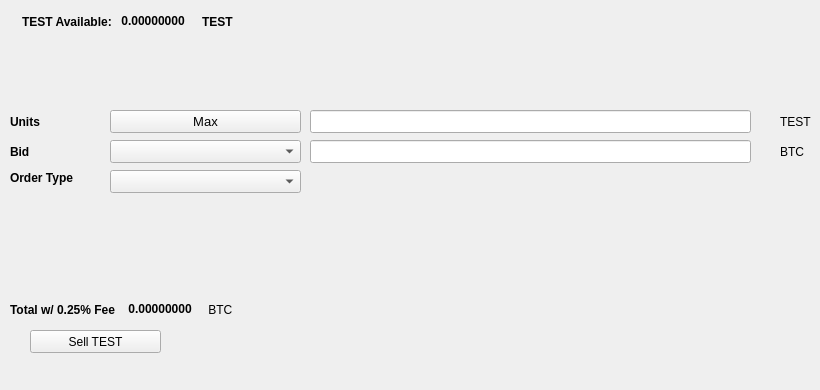
   <widget class="QWidget" name="SellTab">
    <attribute name="title">
     <string>Sell</string>
    </attribute>
    <widget class="QLabel" name="label_16">
     <property name="geometry">
      <rect>
       <x>780</x>
       <y>140</y>
       <width>31</width>
       <height>23</height>
      </rect>
     </property>
     <property name="text">
      <string>BTC</string>
     </property>
    </widget>
    <widget class="QComboBox" name="SellBidcomboBox">
     <property name="geometry">
      <rect>
       <x>110</x>
       <y>140</y>
       <width>191</width>
       <height>23</height>
      </rect>
     </property>
     <property name="font">
      <font>
       <pointsize>10</pointsize>
      </font>
     </property>
    </widget>
    <widget class="QLabel" name="label_18">
     <property name="geometry">
      <rect>
       <x>10</x>
       <y>110</y>
       <width>46</width>
       <height>23</height>
      </rect>
     </property>
     <property name="font">
      <font>
       <weight>75</weight>
       <bold>true</bold>
      </font>
     </property>
     <property name="text">
      <string>Units</string>
     </property>
    </widget>
    <widget class="QPushButton" name="Sell_Max_Amount">
     <property name="geometry">
      <rect>
       <x>110</x>
       <y>110</y>
       <width>191</width>
       <height>23</height>
      </rect>
     </property>
     <property name="font">
      <font>
       <pointsize>10</pointsize>
      </font>
     </property>
     <property name="text">
      <string>Max</string>
     </property>
    </widget>
    <widget class="QLabel" name="label_20">
     <property name="geometry">
      <rect>
       <x>10</x>
       <y>170</y>
       <width>91</width>
       <height>16</height>
      </rect>
     </property>
     <property name="font">
      <font>
       <weight>75</weight>
       <bold>true</bold>
      </font>
     </property>
     <property name="text">
      <string>Order Type</string>
     </property>
    </widget>
    <widget class="QComboBox" name="SellOrdertypeCombo">
     <property name="geometry">
      <rect>
       <x>110</x>
       <y>170</y>
       <width>191</width>
       <height>23</height>
      </rect>
     </property>
     <property name="font">
      <font>
       <pointsize>10</pointsize>
      </font>
     </property>
    </widget>
    <widget class="QLabel" name="label_21">
     <property name="geometry">
      <rect>
       <x>10</x>
       <y>140</y>
       <width>46</width>
       <height>23</height>
      </rect>
     </property>
     <property name="font">
      <font>
       <weight>75</weight>
       <bold>true</bold>
      </font>
     </property>
     <property name="text">
      <string>Bid</string>
     </property>
    </widget>
    <widget class="QLabel" name="label_22">
     <property name="geometry">
      <rect>
       <x>780</x>
       <y>110</y>
       <width>31</width>
       <height>23</height>
      </rect>
     </property>
     <property name="text">
      <string>TEST</string>
     </property>
    </widget>
    <widget class="QLineEdit" name="UnitsInputTEST">
     <property name="geometry">
      <rect>
       <x>310</x>
       <y>110</y>
       <width>441</width>
       <height>23</height>
      </rect>
     </property>
     <property name="font">
      <font>
       <pointsize>9</pointsize>
       <weight>75</weight>
       <bold>true</bold>
      </font>
     </property>
    </widget>
    <widget class="QLineEdit" name="SellBidPriceEdit">
     <property name="geometry">
      <rect>
       <x>310</x>
       <y>140</y>
       <width>441</width>
       <height>23</height>
      </rect>
     </property>
     <property name="font">
      <font>
       <pointsize>9</pointsize>
       <weight>75</weight>
       <bold>true</bold>
      </font>
     </property>
    </widget>
    <widget class="QPushButton" name="SellTESTBTN">
     <property name="geometry">
      <rect>
       <x>30</x>
       <y>330</y>
       <width>131</width>
       <height>23</height>
      </rect>
     </property>
     <property name="text">
      <string>Sell TEST</string>
     </property>
     <property name="icon">
      <iconset resource="../testcurrency">
       <normaloff>:/icons/bitcoin</normaloff>:/icons/bitcoin</iconset>
     </property>
    </widget>
    <widget class="QWidget" name="layoutWidget3">
     <property name="geometry">
      <rect>
       <x>22</x>
       <y>12</y>
       <width>258</width>
       <height>19</height>
      </rect>
     </property>
     <layout class="QHBoxLayout" name="horizontalLayout">
      <item>
       <widget class="QLabel" name="label232_2">
        <property name="font">
         <font>
          <weight>75</weight>
          <bold>true</bold>
         </font>
        </property>
        <property name="text">
         <string>TEST Available:</string>
        </property>
       </widget>
      </item>
      <item>
       <widget class="QLabel" name="TESTAvailableLabel">
        <property name="palette">
         <palette>
          <active>
           <colorrole role="WindowText">
            <brush brushstyle="SolidPattern">
             <color alpha="255">
              <red>0</red>
              <green>0</green>
              <blue>0</blue>
             </color>
            </brush>
           </colorrole>
           <colorrole role="Button">
            <brush brushstyle="SolidPattern">
             <color alpha="255">
              <red>0</red>
              <green>170</green>
              <blue>0</blue>
             </color>
            </brush>
           </colorrole>
           <colorrole role="Light">
            <brush brushstyle="SolidPattern">
             <color alpha="255">
              <red>0</red>
              <green>255</green>
              <blue>0</blue>
             </color>
            </brush>
           </colorrole>
           <colorrole role="Midlight">
            <brush brushstyle="SolidPattern">
             <color alpha="255">
              <red>0</red>
              <green>212</green>
              <blue>0</blue>
             </color>
            </brush>
           </colorrole>
           <colorrole role="Dark">
            <brush brushstyle="SolidPattern">
             <color alpha="255">
              <red>0</red>
              <green>85</green>
              <blue>0</blue>
             </color>
            </brush>
           </colorrole>
           <colorrole role="Mid">
            <brush brushstyle="SolidPattern">
             <color alpha="255">
              <red>0</red>
              <green>113</green>
              <blue>0</blue>
             </color>
            </brush>
           </colorrole>
           <colorrole role="Text">
            <brush brushstyle="SolidPattern">
             <color alpha="255">
              <red>0</red>
              <green>170</green>
              <blue>0</blue>
             </color>
            </brush>
           </colorrole>
           <colorrole role="BrightText">
            <brush brushstyle="SolidPattern">
             <color alpha="255">
              <red>255</red>
              <green>255</green>
              <blue>255</blue>
             </color>
            </brush>
           </colorrole>
           <colorrole role="ButtonText">
            <brush brushstyle="SolidPattern">
             <color alpha="255">
              <red>0</red>
              <green>0</green>
              <blue>0</blue>
             </color>
            </brush>
           </colorrole>
           <colorrole role="Base">
            <brush brushstyle="SolidPattern">
             <color alpha="255">
              <red>255</red>
              <green>255</green>
              <blue>255</blue>
             </color>
            </brush>
           </colorrole>
           <colorrole role="Window">
            <brush brushstyle="SolidPattern">
             <color alpha="255">
              <red>0</red>
              <green>170</green>
              <blue>0</blue>
             </color>
            </brush>
           </colorrole>
           <colorrole role="Shadow">
            <brush brushstyle="SolidPattern">
             <color alpha="255">
              <red>0</red>
              <green>0</green>
              <blue>0</blue>
             </color>
            </brush>
           </colorrole>
           <colorrole role="AlternateBase">
            <brush brushstyle="SolidPattern">
             <color alpha="255">
              <red>127</red>
              <green>212</green>
              <blue>127</blue>
             </color>
            </brush>
           </colorrole>
           <colorrole role="ToolTipBase">
            <brush brushstyle="SolidPattern">
             <color alpha="255">
              <red>255</red>
              <green>255</green>
              <blue>220</blue>
             </color>
            </brush>
           </colorrole>
           <colorrole role="ToolTipText">
            <brush brushstyle="SolidPattern">
             <color alpha="255">
              <red>0</red>
              <green>0</green>
              <blue>0</blue>
             </color>
            </brush>
           </colorrole>
          </active>
          <inactive>
           <colorrole role="WindowText">
            <brush brushstyle="SolidPattern">
             <color alpha="255">
              <red>0</red>
              <green>0</green>
              <blue>0</blue>
             </color>
            </brush>
           </colorrole>
           <colorrole role="Button">
            <brush brushstyle="SolidPattern">
             <color alpha="255">
              <red>0</red>
              <green>170</green>
              <blue>0</blue>
             </color>
            </brush>
           </colorrole>
           <colorrole role="Light">
            <brush brushstyle="SolidPattern">
             <color alpha="255">
              <red>0</red>
              <green>255</green>
              <blue>0</blue>
             </color>
            </brush>
           </colorrole>
           <colorrole role="Midlight">
            <brush brushstyle="SolidPattern">
             <color alpha="255">
              <red>0</red>
              <green>212</green>
              <blue>0</blue>
             </color>
            </brush>
           </colorrole>
           <colorrole role="Dark">
            <brush brushstyle="SolidPattern">
             <color alpha="255">
              <red>0</red>
              <green>85</green>
              <blue>0</blue>
             </color>
            </brush>
           </colorrole>
           <colorrole role="Mid">
            <brush brushstyle="SolidPattern">
             <color alpha="255">
              <red>0</red>
              <green>113</green>
              <blue>0</blue>
             </color>
            </brush>
           </colorrole>
           <colorrole role="Text">
            <brush brushstyle="SolidPattern">
             <color alpha="255">
              <red>0</red>
              <green>170</green>
              <blue>0</blue>
             </color>
            </brush>
           </colorrole>
           <colorrole role="BrightText">
            <brush brushstyle="SolidPattern">
             <color alpha="255">
              <red>255</red>
              <green>255</green>
              <blue>255</blue>
             </color>
            </brush>
           </colorrole>
           <colorrole role="ButtonText">
            <brush brushstyle="SolidPattern">
             <color alpha="255">
              <red>0</red>
              <green>0</green>
              <blue>0</blue>
             </color>
            </brush>
           </colorrole>
           <colorrole role="Base">
            <brush brushstyle="SolidPattern">
             <color alpha="255">
              <red>255</red>
              <green>255</green>
              <blue>255</blue>
             </color>
            </brush>
           </colorrole>
           <colorrole role="Window">
            <brush brushstyle="SolidPattern">
             <color alpha="255">
              <red>0</red>
              <green>170</green>
              <blue>0</blue>
             </color>
            </brush>
           </colorrole>
           <colorrole role="Shadow">
            <brush brushstyle="SolidPattern">
             <color alpha="255">
              <red>0</red>
              <green>0</green>
              <blue>0</blue>
             </color>
            </brush>
           </colorrole>
           <colorrole role="AlternateBase">
            <brush brushstyle="SolidPattern">
             <color alpha="255">
              <red>127</red>
              <green>212</green>
              <blue>127</blue>
             </color>
            </brush>
           </colorrole>
           <colorrole role="ToolTipBase">
            <brush brushstyle="SolidPattern">
             <color alpha="255">
              <red>255</red>
              <green>255</green>
              <blue>220</blue>
             </color>
            </brush>
           </colorrole>
           <colorrole role="ToolTipText">
            <brush brushstyle="SolidPattern">
             <color alpha="255">
              <red>0</red>
              <green>0</green>
              <blue>0</blue>
             </color>
            </brush>
           </colorrole>
          </inactive>
          <disabled>
           <colorrole role="WindowText">
            <brush brushstyle="SolidPattern">
             <color alpha="255">
              <red>0</red>
              <green>85</green>
              <blue>0</blue>
             </color>
            </brush>
           </colorrole>
           <colorrole role="Button">
            <brush brushstyle="SolidPattern">
             <color alpha="255">
              <red>0</red>
              <green>170</green>
              <blue>0</blue>
             </color>
            </brush>
           </colorrole>
           <colorrole role="Light">
            <brush brushstyle="SolidPattern">
             <color alpha="255">
              <red>0</red>
              <green>255</green>
              <blue>0</blue>
             </color>
            </brush>
           </colorrole>
           <colorrole role="Midlight">
            <brush brushstyle="SolidPattern">
             <color alpha="255">
              <red>0</red>
              <green>212</green>
              <blue>0</blue>
             </color>
            </brush>
           </colorrole>
           <colorrole role="Dark">
            <brush brushstyle="SolidPattern">
             <color alpha="255">
              <red>0</red>
              <green>85</green>
              <blue>0</blue>
             </color>
            </brush>
           </colorrole>
           <colorrole role="Mid">
            <brush brushstyle="SolidPattern">
             <color alpha="255">
              <red>0</red>
              <green>113</green>
              <blue>0</blue>
             </color>
            </brush>
           </colorrole>
           <colorrole role="Text">
            <brush brushstyle="SolidPattern">
             <color alpha="255">
              <red>0</red>
              <green>85</green>
              <blue>0</blue>
             </color>
            </brush>
           </colorrole>
           <colorrole role="BrightText">
            <brush brushstyle="SolidPattern">
             <color alpha="255">
              <red>255</red>
              <green>255</green>
              <blue>255</blue>
             </color>
            </brush>
           </colorrole>
           <colorrole role="ButtonText">
            <brush brushstyle="SolidPattern">
             <color alpha="255">
              <red>0</red>
              <green>85</green>
              <blue>0</blue>
             </color>
            </brush>
           </colorrole>
           <colorrole role="Base">
            <brush brushstyle="SolidPattern">
             <color alpha="255">
              <red>0</red>
              <green>170</green>
              <blue>0</blue>
             </color>
            </brush>
           </colorrole>
           <colorrole role="Window">
            <brush brushstyle="SolidPattern">
             <color alpha="255">
              <red>0</red>
              <green>170</green>
              <blue>0</blue>
             </color>
            </brush>
           </colorrole>
           <colorrole role="Shadow">
            <brush brushstyle="SolidPattern">
             <color alpha="255">
              <red>0</red>
              <green>0</green>
              <blue>0</blue>
             </color>
            </brush>
           </colorrole>
           <colorrole role="AlternateBase">
            <brush brushstyle="SolidPattern">
             <color alpha="255">
              <red>0</red>
              <green>170</green>
              <blue>0</blue>
             </color>
            </brush>
           </colorrole>
           <colorrole role="ToolTipBase">
            <brush brushstyle="SolidPattern">
             <color alpha="255">
              <red>255</red>
              <green>255</green>
              <blue>220</blue>
             </color>
            </brush>
           </colorrole>
           <colorrole role="ToolTipText">
            <brush brushstyle="SolidPattern">
             <color alpha="255">
              <red>0</red>
              <green>0</green>
              <blue>0</blue>
             </color>
            </brush>
           </colorrole>
          </disabled>
         </palette>
        </property>
        <property name="font">
         <font>
          <weight>75</weight>
          <bold>true</bold>
         </font>
        </property>
        <property name="text">
         <string> 0.00000000 </string>
        </property>
        <property name="textInteractionFlags">
         <set>Qt::LinksAccessibleByMouse|Qt::TextSelectableByKeyboard|Qt::TextSelectableByMouse</set>
        </property>
       </widget>
      </item>
      <item>
       <widget class="QLabel" name="labelTEST">
        <property name="font">
         <font>
          <weight>75</weight>
          <bold>true</bold>
         </font>
        </property>
        <property name="text">
         <string>TEST</string>
        </property>
       </widget>
      </item>
     </layout>
    </widget>
    <widget class="QWidget" name="layoutWidget">
     <property name="geometry">
      <rect>
       <x>10</x>
       <y>300</y>
       <width>268</width>
       <height>19</height>
      </rect>
     </property>
     <layout class="QHBoxLayout" name="horizontalLayout_2">
      <item>
       <widget class="QLabel" name="label_19">
        <property name="font">
         <font>
          <weight>75</weight>
          <bold>true</bold>
         </font>
        </property>
        <property name="text">
         <string>Total w/ 0.25% Fee </string>
        </property>
       </widget>
      </item>
      <item>
       <widget class="QLabel" name="SellCostLabel">
        <property name="palette">
         <palette>
          <active>
           <colorrole role="WindowText">
            <brush brushstyle="SolidPattern">
             <color alpha="255">
              <red>0</red>
              <green>0</green>
              <blue>0</blue>
             </color>
            </brush>
           </colorrole>
           <colorrole role="Button">
            <brush brushstyle="SolidPattern">
             <color alpha="255">
              <red>0</red>
              <green>170</green>
              <blue>0</blue>
             </color>
            </brush>
           </colorrole>
           <colorrole role="Light">
            <brush brushstyle="SolidPattern">
             <color alpha="255">
              <red>0</red>
              <green>255</green>
              <blue>0</blue>
             </color>
            </brush>
           </colorrole>
           <colorrole role="Midlight">
            <brush brushstyle="SolidPattern">
             <color alpha="255">
              <red>0</red>
              <green>212</green>
              <blue>0</blue>
             </color>
            </brush>
           </colorrole>
           <colorrole role="Dark">
            <brush brushstyle="SolidPattern">
             <color alpha="255">
              <red>0</red>
              <green>85</green>
              <blue>0</blue>
             </color>
            </brush>
           </colorrole>
           <colorrole role="Mid">
            <brush brushstyle="SolidPattern">
             <color alpha="255">
              <red>0</red>
              <green>113</green>
              <blue>0</blue>
             </color>
            </brush>
           </colorrole>
           <colorrole role="Text">
            <brush brushstyle="SolidPattern">
             <color alpha="255">
              <red>0</red>
              <green>170</green>
              <blue>0</blue>
             </color>
            </brush>
           </colorrole>
           <colorrole role="BrightText">
            <brush brushstyle="SolidPattern">
             <color alpha="255">
              <red>255</red>
              <green>255</green>
              <blue>255</blue>
             </color>
            </brush>
           </colorrole>
           <colorrole role="ButtonText">
            <brush brushstyle="SolidPattern">
             <color alpha="255">
              <red>0</red>
              <green>0</green>
              <blue>0</blue>
             </color>
            </brush>
           </colorrole>
           <colorrole role="Base">
            <brush brushstyle="SolidPattern">
             <color alpha="255">
              <red>255</red>
              <green>255</green>
              <blue>255</blue>
             </color>
            </brush>
           </colorrole>
           <colorrole role="Window">
            <brush brushstyle="SolidPattern">
             <color alpha="255">
              <red>0</red>
              <green>170</green>
              <blue>0</blue>
             </color>
            </brush>
           </colorrole>
           <colorrole role="Shadow">
            <brush brushstyle="SolidPattern">
             <color alpha="255">
              <red>0</red>
              <green>0</green>
              <blue>0</blue>
             </color>
            </brush>
           </colorrole>
           <colorrole role="AlternateBase">
            <brush brushstyle="SolidPattern">
             <color alpha="255">
              <red>127</red>
              <green>212</green>
              <blue>127</blue>
             </color>
            </brush>
           </colorrole>
           <colorrole role="ToolTipBase">
            <brush brushstyle="SolidPattern">
             <color alpha="255">
              <red>255</red>
              <green>255</green>
              <blue>220</blue>
             </color>
            </brush>
           </colorrole>
           <colorrole role="ToolTipText">
            <brush brushstyle="SolidPattern">
             <color alpha="255">
              <red>0</red>
              <green>0</green>
              <blue>0</blue>
             </color>
            </brush>
           </colorrole>
          </active>
          <inactive>
           <colorrole role="WindowText">
            <brush brushstyle="SolidPattern">
             <color alpha="255">
              <red>0</red>
              <green>0</green>
              <blue>0</blue>
             </color>
            </brush>
           </colorrole>
           <colorrole role="Button">
            <brush brushstyle="SolidPattern">
             <color alpha="255">
              <red>0</red>
              <green>170</green>
              <blue>0</blue>
             </color>
            </brush>
           </colorrole>
           <colorrole role="Light">
            <brush brushstyle="SolidPattern">
             <color alpha="255">
              <red>0</red>
              <green>255</green>
              <blue>0</blue>
             </color>
            </brush>
           </colorrole>
           <colorrole role="Midlight">
            <brush brushstyle="SolidPattern">
             <color alpha="255">
              <red>0</red>
              <green>212</green>
              <blue>0</blue>
             </color>
            </brush>
           </colorrole>
           <colorrole role="Dark">
            <brush brushstyle="SolidPattern">
             <color alpha="255">
              <red>0</red>
              <green>85</green>
              <blue>0</blue>
             </color>
            </brush>
           </colorrole>
           <colorrole role="Mid">
            <brush brushstyle="SolidPattern">
             <color alpha="255">
              <red>0</red>
              <green>113</green>
              <blue>0</blue>
             </color>
            </brush>
           </colorrole>
           <colorrole role="Text">
            <brush brushstyle="SolidPattern">
             <color alpha="255">
              <red>0</red>
              <green>170</green>
              <blue>0</blue>
             </color>
            </brush>
           </colorrole>
           <colorrole role="BrightText">
            <brush brushstyle="SolidPattern">
             <color alpha="255">
              <red>255</red>
              <green>255</green>
              <blue>255</blue>
             </color>
            </brush>
           </colorrole>
           <colorrole role="ButtonText">
            <brush brushstyle="SolidPattern">
             <color alpha="255">
              <red>0</red>
              <green>0</green>
              <blue>0</blue>
             </color>
            </brush>
           </colorrole>
           <colorrole role="Base">
            <brush brushstyle="SolidPattern">
             <color alpha="255">
              <red>255</red>
              <green>255</green>
              <blue>255</blue>
             </color>
            </brush>
           </colorrole>
           <colorrole role="Window">
            <brush brushstyle="SolidPattern">
             <color alpha="255">
              <red>0</red>
              <green>170</green>
              <blue>0</blue>
             </color>
            </brush>
           </colorrole>
           <colorrole role="Shadow">
            <brush brushstyle="SolidPattern">
             <color alpha="255">
              <red>0</red>
              <green>0</green>
              <blue>0</blue>
             </color>
            </brush>
           </colorrole>
           <colorrole role="AlternateBase">
            <brush brushstyle="SolidPattern">
             <color alpha="255">
              <red>127</red>
              <green>212</green>
              <blue>127</blue>
             </color>
            </brush>
           </colorrole>
           <colorrole role="ToolTipBase">
            <brush brushstyle="SolidPattern">
             <color alpha="255">
              <red>255</red>
              <green>255</green>
              <blue>220</blue>
             </color>
            </brush>
           </colorrole>
           <colorrole role="ToolTipText">
            <brush brushstyle="SolidPattern">
             <color alpha="255">
              <red>0</red>
              <green>0</green>
              <blue>0</blue>
             </color>
            </brush>
           </colorrole>
          </inactive>
          <disabled>
           <colorrole role="WindowText">
            <brush brushstyle="SolidPattern">
             <color alpha="255">
              <red>0</red>
              <green>85</green>
              <blue>0</blue>
             </color>
            </brush>
           </colorrole>
           <colorrole role="Button">
            <brush brushstyle="SolidPattern">
             <color alpha="255">
              <red>0</red>
              <green>170</green>
              <blue>0</blue>
             </color>
            </brush>
           </colorrole>
           <colorrole role="Light">
            <brush brushstyle="SolidPattern">
             <color alpha="255">
              <red>0</red>
              <green>255</green>
              <blue>0</blue>
             </color>
            </brush>
           </colorrole>
           <colorrole role="Midlight">
            <brush brushstyle="SolidPattern">
             <color alpha="255">
              <red>0</red>
              <green>212</green>
              <blue>0</blue>
             </color>
            </brush>
           </colorrole>
           <colorrole role="Dark">
            <brush brushstyle="SolidPattern">
             <color alpha="255">
              <red>0</red>
              <green>85</green>
              <blue>0</blue>
             </color>
            </brush>
           </colorrole>
           <colorrole role="Mid">
            <brush brushstyle="SolidPattern">
             <color alpha="255">
              <red>0</red>
              <green>113</green>
              <blue>0</blue>
             </color>
            </brush>
           </colorrole>
           <colorrole role="Text">
            <brush brushstyle="SolidPattern">
             <color alpha="255">
              <red>0</red>
              <green>85</green>
              <blue>0</blue>
             </color>
            </brush>
           </colorrole>
           <colorrole role="BrightText">
            <brush brushstyle="SolidPattern">
             <color alpha="255">
              <red>255</red>
              <green>255</green>
              <blue>255</blue>
             </color>
            </brush>
           </colorrole>
           <colorrole role="ButtonText">
            <brush brushstyle="SolidPattern">
             <color alpha="255">
              <red>0</red>
              <green>85</green>
              <blue>0</blue>
             </color>
            </brush>
           </colorrole>
           <colorrole role="Base">
            <brush brushstyle="SolidPattern">
             <color alpha="255">
              <red>0</red>
              <green>170</green>
              <blue>0</blue>
             </color>
            </brush>
           </colorrole>
           <colorrole role="Window">
            <brush brushstyle="SolidPattern">
             <color alpha="255">
              <red>0</red>
              <green>170</green>
              <blue>0</blue>
             </color>
            </brush>
           </colorrole>
           <colorrole role="Shadow">
            <brush brushstyle="SolidPattern">
             <color alpha="255">
              <red>0</red>
              <green>0</green>
              <blue>0</blue>
             </color>
            </brush>
           </colorrole>
           <colorrole role="AlternateBase">
            <brush brushstyle="SolidPattern">
             <color alpha="255">
              <red>0</red>
              <green>170</green>
              <blue>0</blue>
             </color>
            </brush>
           </colorrole>
           <colorrole role="ToolTipBase">
            <brush brushstyle="SolidPattern">
             <color alpha="255">
              <red>255</red>
              <green>255</green>
              <blue>220</blue>
             </color>
            </brush>
           </colorrole>
           <colorrole role="ToolTipText">
            <brush brushstyle="SolidPattern">
             <color alpha="255">
              <red>0</red>
              <green>0</green>
              <blue>0</blue>
             </color>
            </brush>
           </colorrole>
          </disabled>
         </palette>
        </property>
        <property name="font">
         <font>
          <weight>75</weight>
          <bold>true</bold>
         </font>
        </property>
        <property name="autoFillBackground">
         <bool>false</bool>
        </property>
        <property name="text">
         <string> 0.00000000</string>
        </property>
        <property name="textInteractionFlags">
         <set>Qt::LinksAccessibleByMouse|Qt::TextSelectableByMouse</set>
        </property>
       </widget>
      </item>
      <item>
       <widget class="QLabel" name="label_17">
        <property name="font">
         <font>
          <weight>50</weight>
          <bold>false</bold>
         </font>
        </property>
        <property name="text">
         <string> BTC</string>
        </property>
       </widget>
      </item>
     </layout>
    </widget>
    <widget class="QLabel" name="label_23">
     <property name="geometry">
      <rect>
       <x>460</x>
       <y>300</y>
       <width>281</width>
       <height>81</height>
      </rect>
     </property>
     <property name="text">
      <string/>
     </property>
     <property name="pixmap">
      <pixmap>:/images/bittrex</pixmap>
     </property>
    </widget>
   </widget>
